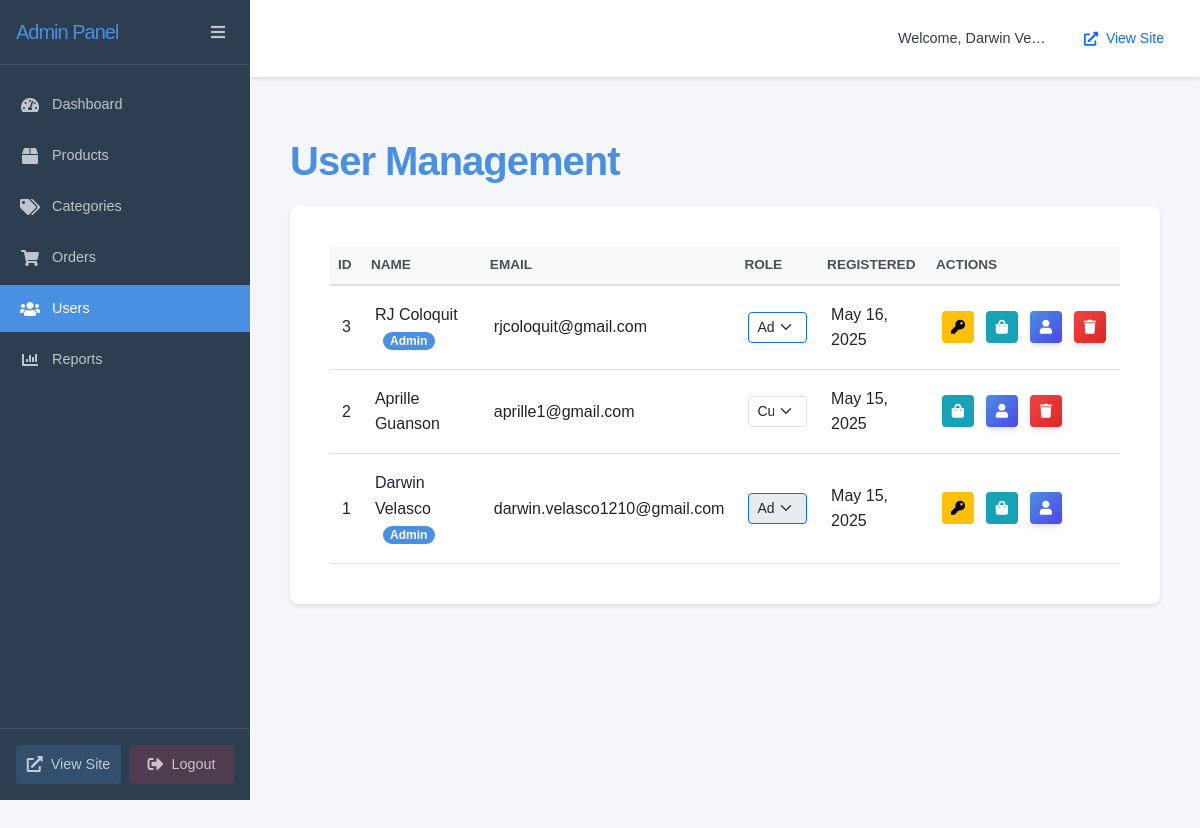
/webstore/admin/users.php (signed in), run on the app's committed database.
### tables this page shows
CREATE TABLE `users` (
  `user_id` int NOT NULL AUTO_INCREMENT,
  `role` enum('customer','admin') DEFAULT 'customer',
  `full_name` varchar(100) NOT NULL,
  `email` varchar(100) NOT NULL,
  `password` varchar(255) NOT NULL,
  `phone` varchar(20) DEFAULT NULL,
  `address` text,
  `created_at` timestamp NULL DEFAULT CURRENT_TIMESTAMP,
  PRIMARY KEY (`user_id`),
  UNIQUE KEY `email` (`email`)
);

### webstore/includes/functions.php (called while the page is built, shortened)
<?php
function getDBConnection() {
    global $conn;
    return $conn;
}
function getAllUsers($page = 1, $itemsPerPage = 10) {
    $conn = getDBConnection();
    $offset = ($page - 1) * $itemsPerPage;
    $stmt = $conn->prepare("SELECT * FROM users ORDER BY user_id DESC LIMIT ? OFFSET ?");
    $stmt->bind_param("ii", $itemsPerPage, $offset);
    $stmt->execute();
    return $stmt->get_result()->fetch_all(MYSQLI_ASSOC);
}
?>

### webstore/admin/users.php (the view, shortened to what this page needs)
<?php
require_once '../includes/functions.php';
$currentPage = isset($_GET['page']) ? (int)$_GET['page'] : 1;
$itemsPerPage = 10;
$users = getAllUsers($currentPage, $itemsPerPage);
include 'includes/header.php';
?>
<div class="content-wrapper">
    <h1>User Management</h1>
    <div class="card">
        <div class="card-body">
            <div class="table-responsive">
                <table class="table table-hover">
                    <thead>
                        <tr>
                            <th>ID</th>
                            <th>Name</th>
                            <th>Email</th>
                            <th>Role</th>
                            <th>Registered</th>
                            <th>Actions</th>
                        </tr>
                    </thead>
                    <tbody>
                        <?php foreach ($users as $user):
                            $isAdmin = $user['role'] === 'admin';
                        ?>
                            <tr class="<?= $isAdmin ? 'admin-row' : '' ?>">
                                <td><?= $user['user_id'] ?></td>
                                <td>
                                    <?= htmlspecialchars($user['full_name']) ?>
                                    <?php if ($isAdmin): ?>
                                        <span class="badge bg-primary ms-2">Admin</span>
                                    <?php endif; ?>
                                </td>
                                <td><?= htmlspecialchars($user['email']) ?></td>
                                <td>
                                    <form method="post" class="role-form">
                                        <select name="role" class="form-select form-select-sm <?= $isAdmin ? 'admin-select' : '' ?>"
                                                onchange="if(confirm('Are you sure you want to change this user\'s role?')) { this.form.submit(); } else { this.value='<?= $user['role'] ?>'; }"
                                                <?= $user['user_id'] === $_SESSION['user_id'] ? 'disabled' : '' ?>>
                                            <option value="customer" <?= $user['role'] === 'customer' ? 'selected' : '' ?>>Customer</option>
                                            <option value="admin" <?= $user['role'] === 'admin' ? 'selected' : '' ?>>Admin</option>
                                        </select>
                                    </form>
                                </td>
                                <td><?= date('M j, Y', strtotime($user['created_at'])) ?></td>
                                <td>
                                    <div class="action-buttons">
                                        <?php if ($isAdmin): ?>
                                            <a href="../admin/admin-permissions.php?id=<?= $user['user_id'] ?>"
                                               class="btn btn-sm btn-warning"
                                               data-bs-toggle="tooltip"
                                               title="Manage Permissions">
                                                <i class="fas fa-key"></i>
                                            </a>
                                        <?php endif; ?>
                                        <a href="../admin/view-orders.php?user_id=<?= $user['user_id'] ?>"
                                           class="btn btn-sm btn-info"
                                           data-bs-toggle="tooltip"
                                           title="View Orders">
                                            <i class="fas fa-shopping-bag"></i>
                                        </a>
                                        <a href="../admin/view-profile.php?id=<?= $user['user_id'] ?>"
                                           class="btn btn-sm btn-primary"
                                           data-bs-toggle="tooltip"
                                           title="View Profile">
                                            <i class="fas fa-user"></i>
                                        </a>
                                        <?php if ($user['user_id'] !== $_SESSION['user_id']): ?>
                                            <form method="post" class="d-inline delete-form">
                                                <button type="submit"
                                                        class="btn btn-sm btn-danger"
                                                        data-bs-toggle="tooltip"
                                                        title="Delete User"
                                                        onclick="return confirm('Are you sure you want to delete this user? This action cannot be undone.');">
                                                    <i class="fas fa-trash"></i>
                                                </button>
                                            </form>
                                        <?php endif; ?>
                                    </div>
                                </td>
                            </tr>
                        <?php endforeach; ?>
                    </tbody>
                </table>
            </div>
        </div>
    </div>
</div>
<?php include 'includes/footer.php'; ?>

### webstore/admin/css/admin-layout.css (style rules this page uses)
.admin-body { margin: 0; padding: 0; background: #f4f6f9; min-height: 100vh; overflow-x: hidden; }
.content-wrapper { padding: 20px; min-height: calc(100vh - 70px); }
.card { background: white; border-radius: 8px; padding: 20px; box-shadow: 0 2px 4px rgba(0,0,0,0.1); display: flex; align-items: center; }
.bg-primary { background: #4a90e2; }

### webstore/css/styles.css (style rules this page uses)
:root { --primary-color: #6366f1; --primary-dark: #4f46e5; --primary-light: #818cf8; --secondary-color: #64748b; --accent-color: #f59e0b; --text-color: #1e293b; --text-light: #64748b; --light-bg: #f8fafc; --border-color: #e2e8f0; --success-color: #10b981; --danger-color: #ef4444; --warning-color: #f59e0b; --info-color: #3b82f6; --shadow-sm: 0 1px 2px 0 rgb(0 0 0 / 0.05); --shadow: 0 4px 6px -1px rgb(0 0 0 / 0.1), 0 2px 4px -2px rgb(0 0 0 / 0.1); --shadow-md: 0 10px 15px -3px rgb(0 0 0 / 0.1), 0 4px 6px -4px rgb(0 0 0 / 0.1); --shadow-lg: 0 20px 25px -5px rgb(0 0 0 / 0.1), 0 8px 10px -6px rgb(0 0 0 / 0.1); --transition-fast: 150ms cubic-bezier(0.4, 0, 0.2, 1); --transition-normal: 300ms cubic-bezier(0.4, 0, 0.2, 1); --transition-slow: 500ms cubic-bezier(0.4, 0, 0.2, 1); }
body { font-family: 'Poppins', sans-serif; color: var(--text-color); background: linear-gradient(120deg, #f8fafc 60%, #e0e7ef 100%); min-height: 100vh; line-height: 1.6; -webkit-font-smoothing: antialiased; -moz-osx-font-smoothing: grayscale; padding-top: 90px; }
h1, h2, h3, h4, h5, h6 { font-family: 'Poppins', sans-serif; font-weight: 900; color: var(--primary-color); letter-spacing: -1px; margin-bottom: 1.3rem; }
h1 { font-size: 2.5rem; }
.btn { display: inline-flex; align-items: center; justify-content: center; gap: 0.5rem; padding: 0.75rem 1.5rem; border-radius: 0.75rem; font-weight: 500; text-align: center; text-decoration: none; cursor: pointer; transition: var(--transition-normal); border: none; margin: 0.25rem; position: relative; overflow: hidden; }
.btn::after { content: ''; position: absolute; width: 100%; height: 100%; top: 0; left: 0; background: linear-gradient(rgba(255,255,255,0.1), rgba(255,255,255,0)); opacity: 0; transition: var(--transition-normal); }
.btn-primary { background: linear-gradient(135deg, var(--primary-color), var(--primary-dark)); color: white; box-shadow: var(--shadow); }
.btn-danger { background: linear-gradient(135deg, var(--danger-color), #dc2626); color: white; box-shadow: var(--shadow); }
.btn-sm { padding: 0.5rem 1rem; font-size: 0.875rem; border-radius: 0.5rem; }
.card { border: none; border-radius: 1rem; box-shadow: var(--shadow); transition: var(--transition-normal); background: white; overflow: hidden; }
.badge { padding: 0.35em 0.75em; font-size: 0.75rem; font-weight: 600; border-radius: 1rem; background: var(--accent-color) !important; box-shadow: var(--shadow-sm); }
.bg-primary { background-color: var(--primary-color) !important; }
.btn { transition: all 0.3s ease; }
.card { transition: all 0.3s ease; }
:root { --primary-color: #4a90e2; --accent-color: #f39c12; --light-bg: #f8f9fa; }
.card { border: none; border-radius: 1rem; box-shadow: 0 2px 10px rgba(0,0,0,0.05); transition: transform 0.2s ease, box-shadow 0.2s ease; }
.card-body { padding: 1.5rem; }

### webstore/admin/includes/header.php (style rules this page uses)
.admin-body { min-width: 320px; overflow-x: hidden; }

### data on the page
users: user_id "3", full_name "RJ Coloquit", shows "Admin", email "rjcoloquit@gmail.com", role "Admin", created_at "May 16, 2025"
users: user_id "2", full_name "Aprille Guanson", email "aprille1@gmail.com", role "Customer", created_at "May 15, 2025"
users: user_id "1", full_name "Darwin Velasco", shows "Admin", email "darwin.velasco1210@gmail.com", role "Admin", created_at "May 15, 2025"

### other printed values
$_SESSION['full_name'] "Darwin Ve…"
